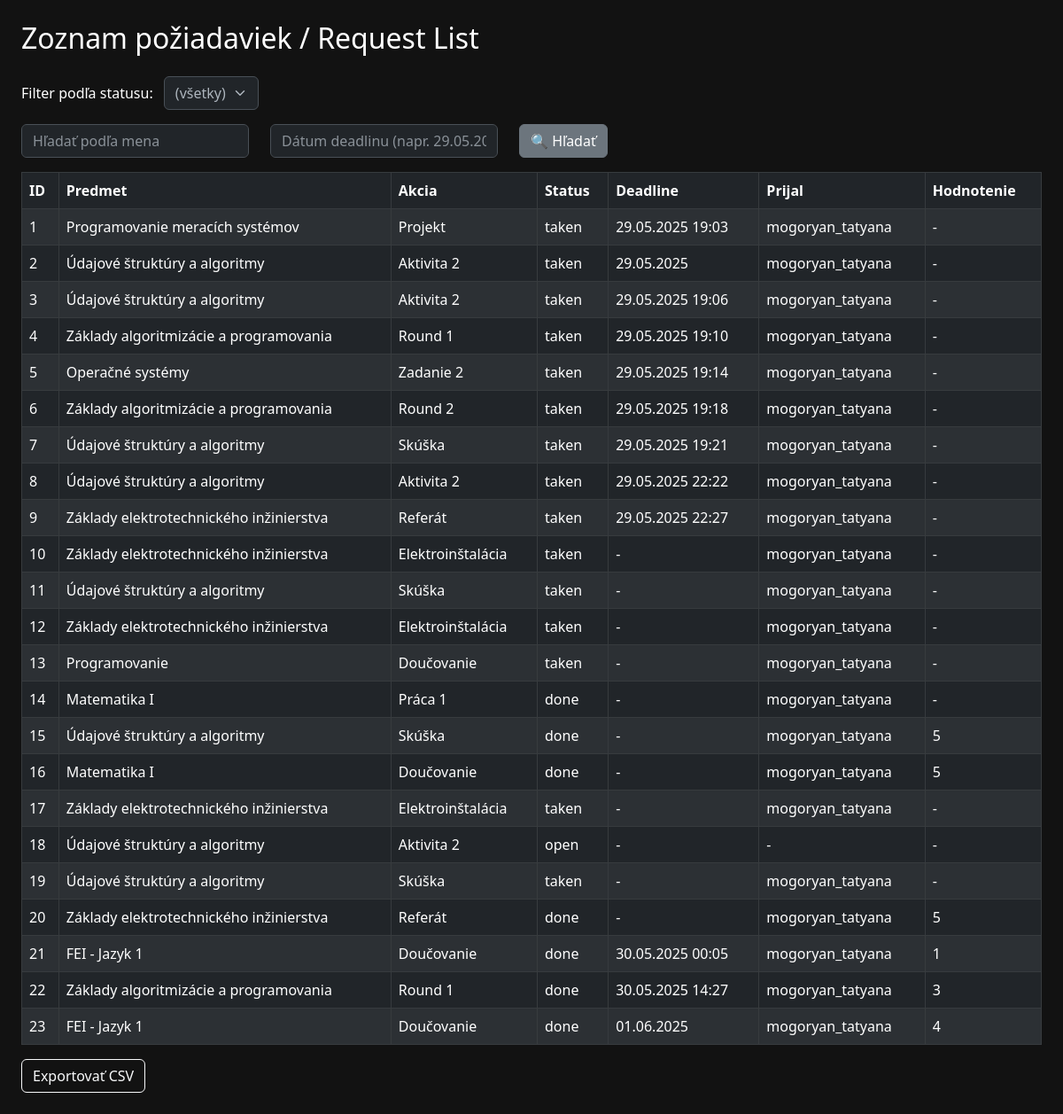
The page / (signed in) on the database its author committed.
### tables this page shows
CREATE TABLE requests (
            id INTEGER PRIMARY KEY AUTOINCREMENT,
            requester_id INTEGER,
            requester_username TEXT,
            subject TEXT,
            action TEXT,
            deadline TEXT,
            details TEXT,
            message_id INTEGER,
            status TEXT DEFAULT 'open',
            taken_by TEXT
        , reminded INTEGER DEFAULT 0, taken_by_id INTEGER, rating INTEGER);

### web.py (the view)
@app.route("/")
def index():
    if not session.get("logged_in"):
        return redirect(url_for("login"))
    status_filter = request.args.get("status")
    search_name = request.args.get("name")
    search_date = request.args.get("date")
    conn = sqlite3.connect(DB_PATH)
    conn.row_factory = sqlite3.Row
    cursor = conn.cursor()
    query = "SELECT * FROM requests WHERE 1=1"
    params = []
    if status_filter:
        query += " AND status = ?"
        params.append(status_filter)
    if search_name:
        query += " AND taken_by LIKE ?"
        params.append(f"%{search_name}%")
    if search_date:
        query += " AND deadline LIKE ?"
        params.append(f"%{search_date}%")
    query += " ORDER BY id"
    cursor.execute(query, params)
    requests_list = cursor.fetchall()
    conn.close()
    return render_template("index.html",
                           requests=requests_list,
                           selected_status=status_filter,
                           search_name=search_name,
                           search_date=search_date,
                           action_map=action_map)

### templates/index.html (shortened to what this page needs)
<!doctype html>
<html lang="en" data-bs-theme="dark">
<head>
    <link rel="stylesheet" href="https://cdn.jsdelivr.net/npm/bootstrap@5.3.0/dist/css/bootstrap.min.css">
</head>
<body class="p-4">
    <h2 class="mb-4">Zoznam požiadaviek / Request List</h2>
    <form method="get" class="mb-3">
        <label for="status">Filter podľa statusu:</label>
        <select name="status" id="status" onchange="this.form.submit()" class="form-select w-auto d-inline-block ms-2">
            <option value="">(všetky)</option>
        </select>
    </form>
    <form method="get" class="row mb-3">
        <div class="col-auto">
            <input type="text" name="name" class="form-control" placeholder="Hľadať podľa mena"
                   value="{{ search_name or '' }}">
        </div>
        <div class="col-auto">
            <input type="text" name="date" class="form-control" placeholder="Dátum deadlinu (napr. 29.05.2025)"
                   value="{{ search_date or '' }}">
        </div>
        <div class="col-auto">
            <button type="submit" class="btn btn-secondary">🔍 Hľadať</button>
        </div>
    </form>
    <table class="table table-bordered table-striped table-dark">
        <thead>
            <tr>
                <th>ID</th>
                <th>Predmet</th>
                <th>Akcia</th>
                <th>Status</th>
                <th>Deadline</th>
                <th>Prijal</th>
                <th>Hodnotenie</th>
            </tr>
        </thead>
        <tbody>
        {% for row in requests %}
            <tr>
                <td>{{ row['id'] }}</td>
                <td>{{ row['subject'] }}</td>
                <td>{{ action_map.get(row['action'], row['action']) }}</td>
                <td>{{ row['status'] }}</td>
                <td>{{ row['deadline'] }}</td>
                <td>{{ row['taken_by'] or '-' }}</td>
                <td>{{ row['rating'] or '-' }}</td>
            </tr>
        {% endfor %}
        </tbody>
    </table>
    <a href="/export" class="btn btn-outline-light">Exportovať CSV</a>
</body>
</html>

### templates/index.html (style rules this page uses)
body { background-color: #121212; color: #ffffff; }
table th, table td { vertical-align: middle; }

### rows shown on the page
requests: id "1", subject "Programovanie meracích systémov", get "Projekt", status "taken", deadline "29.05.2025 19:03", taken_by "mogoryan_tatyana", details "-"
requests: id "2", subject "Údajové štruktúry a algoritmy", get "Aktivita 2", status "taken", deadline "29.05.2025", taken_by "mogoryan_tatyana", details "-"
requests: id "3", subject "Údajové štruktúry a algoritmy", get "Aktivita 2", status "taken", deadline "29.05.2025 19:06", taken_by "mogoryan_tatyana", details "-"
requests: id "4", subject "Základy algoritmizácie a programovania", get "Round 1", status "taken", deadline "29.05.2025 19:10", taken_by "mogoryan_tatyana", details "-"
requests: id "5", subject "Operačné systémy", get "Zadanie 2", status "taken", deadline "29.05.2025 19:14", taken_by "mogoryan_tatyana", details "-"
requests: id "6", subject "Základy algoritmizácie a programovania", get "Round 2", status "taken", deadline "29.05.2025 19:18", taken_by "mogoryan_tatyana", details "-"
requests: id "7", subject "Údajové štruktúry a algoritmy", get "Skúška", status "taken", deadline "29.05.2025 19:21", taken_by "mogoryan_tatyana", details "-"
requests: id "8", subject "Údajové štruktúry a algoritmy", get "Aktivita 2", status "taken", deadline "29.05.2025 22:22", taken_by "mogoryan_tatyana", details "-"
requests: id "9", subject "Základy elektrotechnického inžinierstva", get "Referát", status "taken", deadline "29.05.2025 22:27", taken_by "mogoryan_tatyana", details "-"
requests: id "10", subject "Základy elektrotechnického inžinierstva", get "Elektroinštalácia", status "taken", deadline "-", taken_by "mogoryan_tatyana", row "-"
requests: id "11", subject "Údajové štruktúry a algoritmy", get "Skúška", status "taken", deadline "-", taken_by "mogoryan_tatyana", row "-"
requests: id "12", subject "Základy elektrotechnického inžinierstva", get "Elektroinštalácia", status "taken", deadline "-", taken_by "mogoryan_tatyana", row "-"
requests: id "13", subject "Programovanie", get "Doučovanie", status "taken", deadline "-", taken_by "mogoryan_tatyana", row "-"
requests: id "14", subject "Matematika I", get "Práca 1", status "done", deadline "-", taken_by "mogoryan_tatyana", row "-"
requests: id "15", subject "Údajové štruktúry a algoritmy", get "Skúška", status "done", deadline "-", taken_by "mogoryan_tatyana", rating "5"
requests: id "16", subject "Matematika I", get "Doučovanie", status "done", deadline "-", taken_by "mogoryan_tatyana", rating "5"
requests: id "17", subject "Základy elektrotechnického inžinierstva", get "Elektroinštalácia", status "taken", deadline "-", taken_by "mogoryan_tatyana", row "-"
requests: id "18", subject "Údajové štruktúry a algoritmy", get "Aktivita 2", status "open", deadline "-", row "-"
requests: id "19", subject "Údajové štruktúry a algoritmy", get "Skúška", status "taken", deadline "-", taken_by "mogoryan_tatyana", row "-"
requests: id "20", subject "Základy elektrotechnického inžinierstva", get "Referát", status "done", deadline "-", taken_by "mogoryan_tatyana", rating "5"
requests: id "21", subject "FEI - Jazyk 1", get "Doučovanie", status "done", deadline "30.05.2025 00:05", taken_by "mogoryan_tatyana", rating "1"
requests: id "22", subject "Základy algoritmizácie a programovania", get "Round 1", status "done", deadline "30.05.2025 14:27", taken_by "mogoryan_tatyana", rating "3"
requests: id "23", subject "FEI - Jazyk 1", get "Doučovanie", status "done", deadline "01.06.2025", taken_by "mogoryan_tatyana", rating "4"
